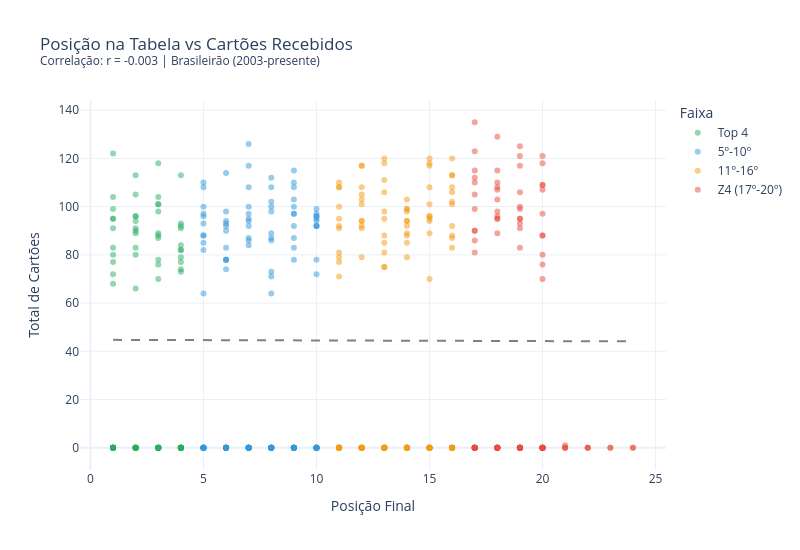

Write notebook code for a chart like this one.
### Code cell
# Scatter: posição vs cartões
corr = df_cartoes_pos['posicao'].corr(df_cartoes_pos['total_cartoes'])

fig3 = px.scatter(df_cartoes_pos, x='posicao', y='total_cartoes',
                  color='faixa',
                  color_discrete_map={'Top 4': '#27ae60', '5\u00ba-10\u00ba': '#3498db',
                                      '11\u00ba-16\u00ba': '#f39c12', 'Z4 (17\u00ba-20\u00ba)': '#e74c3c'},
                  opacity=0.5,
                  hover_data=['time', 'ano'],
                  title=f'Posi\u00e7\u00e3o na Tabela vs Cart\u00f5es Recebidos<br><sup>Correla\u00e7\u00e3o: r = {corr:.3f} | Brasileir\u00e3o (2003-presente)</sup>',
                  labels={'posicao': 'Posi\u00e7\u00e3o Final', 'total_cartoes': 'Total de Cart\u00f5es', 'faixa': 'Faixa'})

# Linha de tendência
z = np.polyfit(df_cartoes_pos['posicao'], df_cartoes_pos['total_cartoes'], 1)
x_line = np.linspace(1, 24, 100)
fig3.add_trace(go.Scatter(x=x_line, y=np.polyval(z, x_line),
                          mode='lines', line=dict(color='gray', dash='dash'),
                          name='Tend\u00eancia', showlegend=False))

fig3.update_layout(template='plotly_white', width=800, height=550)

fig3.show()
_path = '../charts/cartoes_posicao.html'
fig3.write_html(_path, include_plotlyjs='cdn')

# Adiciona descrição estatística
_desc = "Dispersão entre posição final e total de cartões com correlação praticamente nula (r \u2248 -0.018), indicando ausência de associação linear significativa entre indisciplina e desempenho na tabela."
with open(_path) as f:
    html = f.read()
html = html.replace('<div>', f'<p style="text-align:center;color:#666;font-size:13px;font-family:sans-serif;margin:8px 0 0 0;">{_desc}</p>\n<div>', 1)
with open(_path, 'w') as f:
    f.write(html)

print('Gr\u00e1fico exportado: charts/cartoes_posicao.html')

### Figure 1 — Plotly figure (JSON) as saved in the notebook; plotly's stock layout.template omitted (floating-point values rounded to 4 significant figures; data arrays with more than 128 entries replaced by an {"elided": "..."} marker saying what was removed)
{"data": [{"customdata": {"elided": "92x2 mixed values"}, "hovertemplate": "Faixa=Top 4<br>Posição Final=%{x}<br>Total de Cartões=%{y}<br>time=%{customdata[0]}<br>ano=%{customdata[1]}<extra></extra>", "legendgroup": "Top 4", "marker": {"color": "#27ae60", "opacity": 0.5, "symbol": "circle"}, "mode": "markers", "name": "Top 4", "orientation": "v", "showlegend": true, "type": "scatter", "x": [1, 2, 3, 4, 1, 2, 3, 4, 1, 2, 3, 4, 1, 2, 3, 4, 1, 2, 3, 4, 1, 2, 3, 4, 1, 2, 3, 4, 1, 2, 3, 4, 1, 2, 3, 4, 1, 2, 3, 4, 1, 2, 3, 4, 1, 2, 3, 4, 1, 2, 3, 4, 1, 2, 3, 4, 1, 2, 3, 4, 1, 2, 3, 4, 1, 2, 3, 4, 1, 2, 3, 4, 1, 2, 3, 4, 1, 2, 3, 4, 1, 2, 3, 4, 1, 2, 3, 4, 1, 2, 3, 4], "xaxis": "x", "y": [0, 0, 0, 0, 0, 0, 0, 0, 0, 0, 0, 0, 0, 0, 0, 0, 0, 0, 0, 0, 0, 0, 0, 0, 0, 0, 0, 0, 0, 0, 0, 0, 0, 0, 0, 0, 0, 0, 0, 0, 0, 0, 0, 0, 72, 96, 101, 74, 68, 83, 98, 82, 95, 80, 70, 79, 83, 91, 101, 73, 122, 94, 104, 84, 91, 113, 76, 82, 99, 66, 88, 92, 80, 89, 89, 93, 77, 90, 87, 77, 95, 105, 118, 91, 104, 96, 78, 113, 0, 0, 0, 0], "yaxis": "y"}, {"customdata": {"elided": "138x2 mixed values"}, "hovertemplate": "Faixa=5º-10º<br>Posição Final=%{x}<br>Total de Cartões=%{y}<br>time=%{customdata[0]}<br>ano=%{customdata[1]}<extra></extra>", "legendgroup": "5º-10º", "marker": {"color": "#3498db", "opacity": 0.5, "symbol": "circle"}, "mode": "markers", "name": "5º-10º", "orientation": "v", "showlegend": true, "type": "scatter", "x": {"elided": "138 int values"}, "xaxis": "x", "y": {"elided": "138 int values"}, "yaxis": "y"}, {"customdata": {"elided": "138x2 mixed values"}, "hovertemplate": "Faixa=11º-16º<br>Posição Final=%{x}<br>Total de Cartões=%{y}<br>time=%{customdata[0]}<br>ano=%{customdata[1]}<extra></extra>", "legendgroup": "11º-16º", "marker": {"color": "#f39c12", "opacity": 0.5, "symbol": "circle"}, "mode": "markers", "name": "11º-16º", "orientation": "v", "showlegend": true, "type": "scatter", "x": {"elided": "138 int values"}, "xaxis": "x", "y": {"elided": "138 int values"}, "yaxis": "y"}, {"customdata": {"elided": "103x2 mixed values"}, "hovertemplate": "Faixa=Z4 (17º-20º)<br>Posição Final=%{x}<br>Total de Cartões=%{y}<br>time=%{customdata[0]}<br>ano=%{customdata[1]}<extra></extra>", "legendgroup": "Z4 (17º-20º)", "marker": {"color": "#e74c3c", "opacity": 0.5, "symbol": "circle"}, "mode": "markers", "name": "Z4 (17º-20º)", "orientation": "v", "showlegend": true, "type": "scatter", "x": [17, 18, 19, 20, 21, 22, 23, 24, 17, 18, 19, 20, 21, 22, 23, 24, 17, 18, 19, 20, 21, 22, 17, 18, 19, 20, 17, 18, 19, 20, 17, 18, 19, 20, 17, 18, 19, 20, 17, 18, 19, 20, 17, 18, 19, 20, 17, 18, 19, 20, 17, 18, 19, 20, 17, 18, 19, 20, 17, 18, 19, 20, 17, 18, 19, 20, 17, 18, 19, 20, 17, 18, 19, 20, 17, 18, 19, 20, 17, 18, 19, 20, 17, 18, 19, 20, 21, 17, 18, 19, 20, 17, 18, 19, 20, 17, 18, 19, 20, 17, 18, 19, 20], "xaxis": "x", "y": [0, 0, 0, 0, 0, 0, 0, 0, 0, 0, 0, 0, 0, 0, 0, 0, 0, 0, 0, 0, 0, 0, 0, 0, 0, 0, 0, 0, 0, 0, 0, 0, 0, 0, 0, 0, 0, 0, 0, 0, 0, 0, 0, 0, 0, 0, 0, 0, 0, 0, 0, 0, 0, 0, 81, 107, 99, 121, 123, 129, 95, 107, 105, 98, 95, 70, 112, 89, 100, 88, 86, 95, 117, 109, 90, 95, 83, 88, 90, 115, 91, 76, 115, 96, 93, 80, 1, 135, 108, 106, 118, 110, 110, 125, 97, 99, 103, 121, 109, 0, 0, 0, 0], "yaxis": "y"}, {"line": {"color": "gray", "dash": "dash"}, "mode": "lines", "name": "Tendência", "showlegend": false, "type": "scatter", "x": [1.0, 1.232, 1.465, 1.697, 1.929, 2.162, 2.394, 2.626, 2.859, 3.091, 3.323, 3.556, 3.788, 4.02, 4.253, 4.485, 4.717, 4.949, 5.182, 5.414, 5.646, 5.879, 6.111, 6.343, 6.576, 6.808, 7.04, 7.273, 7.505, 7.737, 7.97, 8.202, 8.434, 8.667, 8.899, 9.131, 9.364, 9.596, 9.828, 10.06, 10.29, 10.53, 10.76, 10.99, 11.22, 11.45, 11.69, 11.92, 12.15, 12.38, 12.62, 12.85, 13.08, 13.31, 13.55, 13.78, 14.01, 14.24, 14.47, 14.71, 14.94, 15.17, 15.4, 15.64, 15.87, 16.1, 16.33, 16.57, 16.8, 17.03, 17.26, 17.49, 17.73, 17.96, 18.19, 18.42, 18.66, 18.89, 19.12, 19.35, 19.59, 19.82, 20.05, 20.28, 20.52, 20.75, 20.98, 21.21, 21.44, 21.68, 21.91, 22.14, 22.37, 22.61, 22.84, 23.07, 23.3, 23.54, 23.77, 24.0], "y": [44.75, 44.75, 44.74, 44.73, 44.73, 44.72, 44.71, 44.71, 44.7, 44.7, 44.69, 44.68, 44.68, 44.67, 44.66, 44.66, 44.65, 44.64, 44.64, 44.63, 44.63, 44.62, 44.61, 44.61, 44.6, 44.59, 44.59, 44.58, 44.58, 44.57, 44.56, 44.56, 44.55, 44.54, 44.54, 44.53, 44.52, 44.52, 44.51, 44.51, 44.5, 44.49, 44.49, 44.48, 44.47, 44.47, 44.46, 44.46, 44.45, 44.44, 44.44, 44.43, 44.42, 44.42, 44.41, 44.4, 44.4, 44.39, 44.39, 44.38, 44.37, 44.37, 44.36, 44.35, 44.35, 44.34, 44.34, 44.33, 44.32, 44.32, 44.31, 44.3, 44.3, 44.29, 44.28, 44.28, 44.27, 44.27, 44.26, 44.25, 44.25, 44.24, 44.23, 44.23, 44.22, 44.22, 44.21, 44.2, 44.2, 44.19, 44.18, 44.18, 44.17, 44.16, 44.16, 44.15, 44.15, 44.14, 44.13, 44.13]}], "layout": {"height": 550, "legend": {"title": {"text": "Faixa"}, "tracegroupgap": 0}, "title": {"text": "Posição na Tabela vs Cartões Recebidos<br><sup>Correlação: r = -0.003 | Brasileirão (2003-presente)</sup>"}, "width": 800, "xaxis": {"anchor": "y", "domain": [0.0, 1.0], "title": {"text": "Posição Final"}}, "yaxis": {"anchor": "x", "domain": [0.0, 1.0], "title": {"text": "Total de Cartões"}}}}
